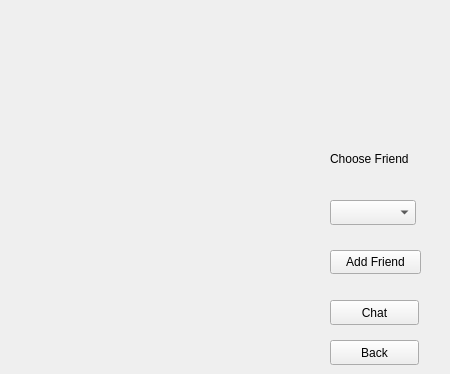
        <widget class="QWidget" name="page_6">
         <widget class="QComboBox" name="comboBox">
          <property name="geometry">
           <rect>
            <x>330</x>
            <y>200</y>
            <width>86</width>
            <height>25</height>
           </rect>
          </property>
         </widget>
         <widget class="QLabel" name="label_3">
          <property name="geometry">
           <rect>
            <x>330</x>
            <y>150</y>
            <width>111</width>
            <height>17</height>
           </rect>
          </property>
          <property name="text">
           <string>Choose Friend</string>
          </property>
         </widget>
         <widget class="QPushButton" name="pushButton_15">
          <property name="geometry">
           <rect>
            <x>330</x>
            <y>300</y>
            <width>89</width>
            <height>25</height>
           </rect>
          </property>
          <property name="text">
           <string>Chat</string>
          </property>
         </widget>
         <widget class="QPushButton" name="pushButton_16">
          <property name="geometry">
           <rect>
            <x>330</x>
            <y>340</y>
            <width>89</width>
            <height>25</height>
           </rect>
          </property>
          <property name="text">
           <string>Back</string>
          </property>
         </widget>
         <widget class="QPushButton" name="pushButton_24">
          <property name="geometry">
           <rect>
            <x>330</x>
            <y>250</y>
            <width>91</width>
            <height>24</height>
           </rect>
          </property>
          <property name="text">
           <string>Add Friend</string>
          </property>
         </widget>
        </widget>
